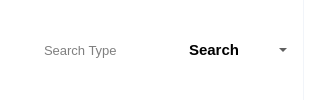
              <widget class="QFrame" name="SearchBar">
               <property name="font">
                <font>
                 <family>Tahoma</family>
                </font>
               </property>
               <property name="styleSheet">
                <string notr="true">background-color: rgb(255, 255, 255);
border-top-left-radius:0px;
border-top-right-radius:10px;
border-bottom-right-radius:0px;
border-bottom-left-radius:0px;</string>
               </property>
               <property name="frameShape">
                <enum>QFrame::StyledPanel</enum>
               </property>
               <property name="frameShadow">
                <enum>QFrame::Raised</enum>
               </property>
               <layout class="QHBoxLayout" name="horizontalLayout_5" stretch="1,0,0,0">
                <property name="spacing">
                 <number>12</number>
                </property>
                <property name="leftMargin">
                 <number>0</number>
                </property>
                <property name="topMargin">
                 <number>0</number>
                </property>
                <property name="rightMargin">
                 <number>12</number>
                </property>
                <property name="bottomMargin">
                 <number>0</number>
                </property>
                <item>
                 <layout class="QHBoxLayout" name="SearchBarLayout" stretch="0,0">
                  <property name="spacing">
                   <number>0</number>
                  </property>
                  <property name="leftMargin">
                   <number>12</number>
                  </property>
                  <property name="rightMargin">
                   <number>12</number>
                  </property>
                  <item>
                   <widget class="QFrame" name="SearchLOGO">
                    <property name="minimumSize">
                     <size>
                      <width>18</width>
                      <height>18</height>
                     </size>
                    </property>
                    <property name="maximumSize">
                     <size>
                      <width>18</width>
                      <height>18</height>
                     </size>
                    </property>
                    <property name="font">
                     <font>
                      <family>Tahoma</family>
                     </font>
                    </property>
                    <property name="styleSheet">
                     <string notr="true">image: url(:/buttom/img/buttom/搜索_search.svg);</string>
                    </property>
                   </widget>
                  </item>
                  <item>
                   <widget class="QLineEdit" name="SearchBarLine">
                    <property name="minimumSize">
                     <size>
                      <width>0</width>
                      <height>32</height>
                     </size>
                    </property>
                    <property name="font">
                     <font>
                      <family>Tahoma</family>
                      <pointsize>10</pointsize>
                     </font>
                    </property>
                    <property name="contextMenuPolicy">
                     <enum>Qt::NoContextMenu</enum>
                    </property>
                    <property name="styleSheet">
                     <string notr="true">background-color: rgba(255, 255, 255, 0);
margin-left:12px;
border:none;</string>
                    </property>
                    <property name="text">
                     <string/>
                    </property>
                    <property name="placeholderText">
                     <string>Search Type</string>
                    </property>
                    <property name="clearButtonEnabled">
                     <bool>true</bool>
                    </property>
                   </widget>
                  </item>
                 </layout>
                </item>
                <item>
                 <widget class="QPushButton" name="SearchBarButton">
                  <property name="font">
                   <font>
                    <family>Tahoma</family>
                    <pointsize>11</pointsize>
                    <weight>75</weight>
                    <bold>true</bold>
                   </font>
                  </property>
                  <property name="styleSheet">
                   <string notr="true">QPushButton:hover {
border-left: 2px solid rgb(255, 255, 255)
}
QPushButton:pressed {
background-color: transparent;
background-color: rgba(225, 225, 225,150);
}</string>
                  </property>
                  <property name="text">
                   <string>Search</string>
                  </property>
                 </widget>
                </item>
                <item>
                 <widget class="QComboBox" name="SearchBarComboBox">
                  <property name="minimumSize">
                   <size>
                    <width>40</width>
                    <height>32</height>
                   </size>
                  </property>
                  <property name="maximumSize">
                   <size>
                    <width>16777215</width>
                    <height>16777</height>
                   </size>
                  </property>
                  <property name="font">
                   <font>
                    <family>Tahoma</family>
                   </font>
                  </property>
                  <property name="styleSheet">
                   <string notr="true">QComboBox{
	background-color: rgba(255, 255, 255, 0);
text-align:center;
padding:8px;
border-radius:10px
}
QComboBox::drop-down{
	
	image: url(:/buttom/img/buttom/下_down.svg);
	width:30px;
}

QComboBox:on{
	color: rgba(25, 95, 254);
	gridline-color: rgb(64, 53, 255);
}
QComboBox:off{
	color:  rgb(0, 0, 0);
}</string>
                  </property>
                  <property name="iconSize">
                   <size>
                    <width>36</width>
                    <height>36</height>
                   </size>
                  </property>
                  <item>
                   <property name="text">
                    <string/>
                   </property>
                   <property name="icon">
                    <iconset>
                     <normaloff>images/logo.png</normaloff>images/logo.png</iconset>
                   </property>
                  </item>
                 </widget>
                </item>
                <item>
                 <widget class="Line" name="SearchBarRightLine">
                  <property name="maximumSize">
                   <size>
                    <width>1</width>
                    <height>16777215</height>
                   </size>
                  </property>
                  <property name="font">
                   <font>
                    <family>Tahoma</family>
                   </font>
                  </property>
                  <property name="styleSheet">
                   <string notr="true">background-color: rgb(241, 244, 249)</string>
                  </property>
                  <property name="orientation">
                   <enum>Qt::Vertical</enum>
                  </property>
                 </widget>
                </item>
               </layout>
              </widget>
